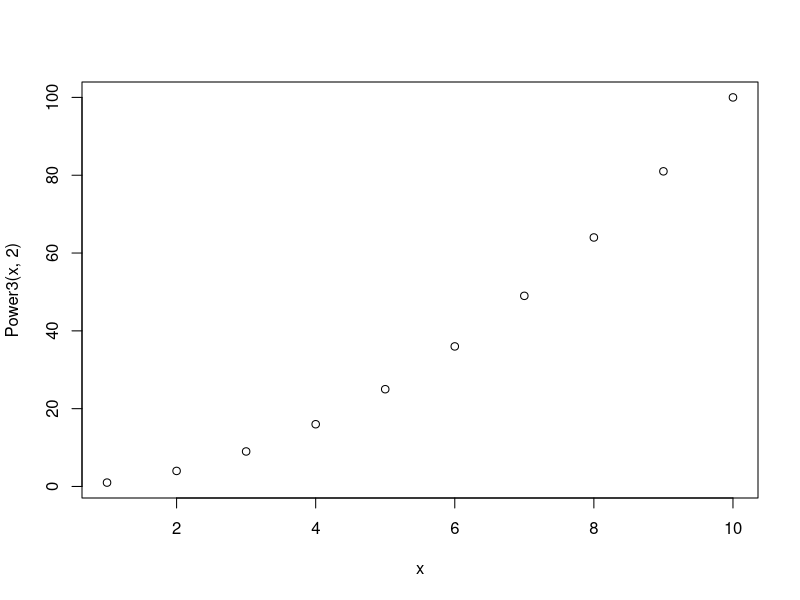
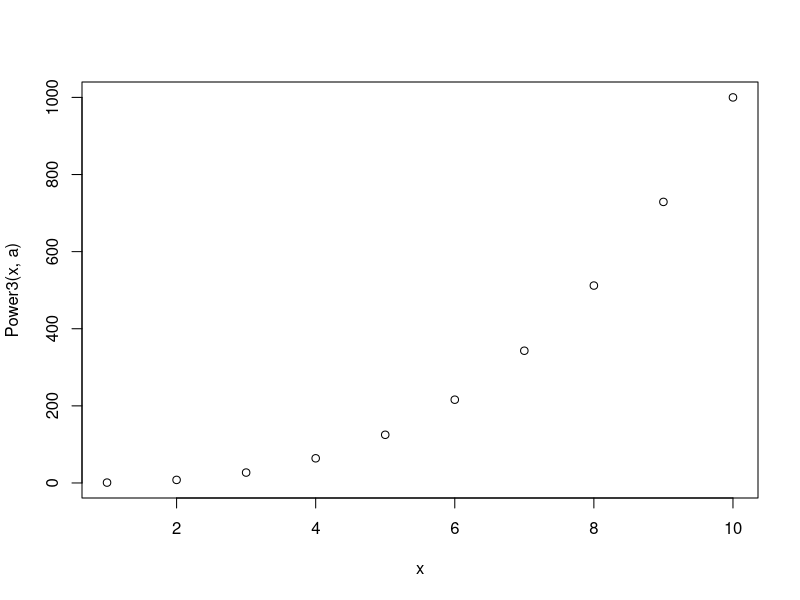

The R source for these figures, in order:
## ---- chunk 1
Power = function() {
    2^3
}
print(Power())

## ---- chunk 2
Power2 = function(x, a) {
    x^a
}
Power2(3, 8)
## ---- chunk 3
Power2(10, 3)
Power2(8, 17)
Power2(131, 3)
## ---- chunk 4
Power3 = function(x, a) {
    res = x^a
    return(res)
}
## ---- chunk 5
x = 1:10
plot(x, Power3(x, 2))
## ---- chunk 6
PlotPower = function(x, a) {
    plot(x, Power3(x, a))
}
PlotPower(1:10, 3)
